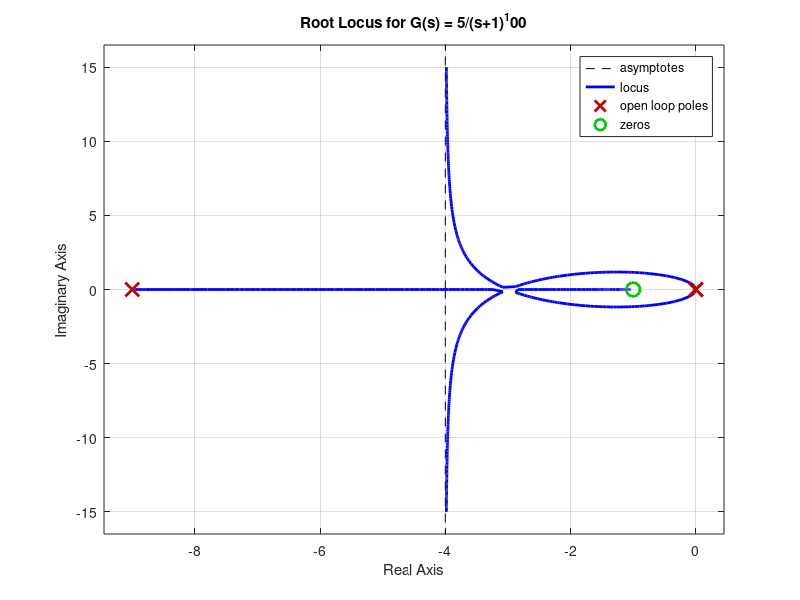

Reproduce this figure in MATLAB.
% % Define a 100th order system using polynomials
% 
% % Define the numerator polynomial
% numerator = 1; % Initialize the numerator polynomial
% for i = 1:50 % Loop from 1 to 50 (half of the order)
%     numerator = conv(numerator, [1 -i]); % Multiply the current polynomial by (s-i)
%     numerator = conv(numerator, [1 -i-50]); % Multiply the current polynomial by (s-i-50)
% end
% 
% % Define the denominator polynomial
% denominator = 1; % Initialize the denominator polynomial
% for i = 1:100 % Loop from 1 to 100 (full order)
%     denominator = conv(denominator, [1 -i]); % Multiply the current polynomial by (s-i)
% end
% 
% % Define the transfer function
% sys = tf(numerator, denominator);
% 
% % Print the transfer function
% disp('Transfer function:');
% disp(sys);
% rlocus(sys)







% Define the transfer function
s = tf('s');
k = input('Enter the value of k: ');
% b = input('Enter the value of b: ');
% a = input('Enter the value of a: ');
G = k*(s+1)/(s^2*(s + 9));

% Plot the root locus
rlocus(G);
title(['Root Locus for G(s) = ' num2str(k) '/(s+1)^100']);
